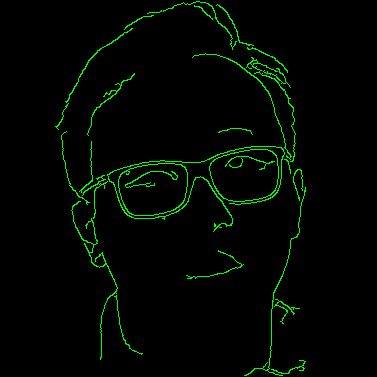
#> input picture src/edges/robert.png, 377 x 377 px
$ python pathGeneration.py edges/robert.png edges/robert.png edges/robert.png   (older library calls are emulated)
#> lines starting #> are read from the running program, lines starting #| are printed output that depends on the picture; after the words box and inside, x2 and y2 are one past the last pixel; in counts of white or black regions, pixels touching at a corner belong together
import cv2
import numpy as np
import json
import sys
from functools import reduce
import time

MAX = 0

def calculateDist(point0,point1):

    return (point1[0]-point0[0])**2 + (point1[1]-point0[1])**2

## Inputs:
#   Nodes: a vector of [start_point end_point] of all lines in found contour
#   loc: current position
#   side: begin side( 0 ) or end side( 1 )
def bestRouteHelper(nodes, availIndices, currIndex, currSubIndex, route, cumDist):
    n = len(availIndices)
    #Base Case: nodes is empty (all nodes added to route)
    if n == 0:
        return cumDist
    minDist         = MAX
    minNextIndexOfIndex    = None
    minNextSubIndex = None

    #find next closest node
    for i in range(n):
        nextIndex = availIndices[i]
        for nextSubIndex in (0,1):
            d = calculateDist(nodes[currIndex][1-currSubIndex], nodes[nextIndex][nextSubIndex])
            if d < minDist:
                minDist = d
                minNextIndexOfIndex = i
                minNextSubIndex = nextSubIndex


    minNextIndex = availIndices.pop(minNextIndexOfIndex)
    route.append((minNextIndex,minNextSubIndex))
    cumDist += minDist
    finalDist = bestRouteHelper(nodes, availIndices, minNextIndex, minNextSubIndex, route, cumDist)
    availIndices.insert(minNextIndexOfIndex, minNextIndex)
    return finalDist

## Input:
# contours: contour output from findContour.
#
# Determines the best order for the robot to traverse through the contours
# in order to minimize distance travelled, and outputs the new contour
# Modifications to contour includes:
# - re-ordering the contours
# - reversing a contour
def bestRoute(contours):
    nodes = []
    n = len(contours)
    min = MAX
    route = None
    indices = list(range(n))
    for i in range(n):
        nodes.append((contours[i][0][0],contours[i][-1][0]))

    for i in range(n):
        currIndex=indices.pop(i)
        for currSubIndex in (0,1):
            routeSoFar = [(currIndex, currSubIndex)]
            d = bestRouteHelper(nodes, indices, currIndex, currSubIndex, routeSoFar, 0)
            if d<min:
                min = d
                route = routeSoFar
        indices.insert(i,currIndex)

    newContours = []
    for i in range(n):
        index,subIndex = route[i]
        if subIndex == 0:
            newContours.append( contours[i] )
        else:
            newContours.append( contours[i][::-1] )
    #print(newContours)
    return newContours

## Inputs:
# image: one color layer of the image. Data type: Matrix
# image_width: width of the image
# image_height: height of the image
#
# This function parses the color layer into vertical lines of consequtive points.
# Then calls bestRoute to return the planned path for drawing

def colorPath(image,image_width,image_height):
    path = []
    line = []
    for col in range(image_width):
        start = 0
        for row in range(image_height): # straight lines from up to down
            if image[row][col]==1: # start and inside the line
                start = 1
                line.append([[row,col]])
            elif image[row][col]==0 and start == 1: # end of line
                # only draw lines that are >=3 pixels. avoiding sharp shapes.
                if len(line)>=3:
                    path.append(line)

                line = []
                start = 0

    # Call same path planning function as contour, since already parsed shape in to lines
    return bestRoute(path)


def main(input_image, output_contour_dir, output_json_dir):
#> called with input_image = 'edges/robert.png', output_contour_dir = 'edges/robert.png', output_json_dir = 'edges/robert.png'
    im = cv2.imread(input_image)
#> im is the input picture: shape (377, 377, 3); mean B, G, R 0, 6.5, 0
    im = cv2.flip(im,0)
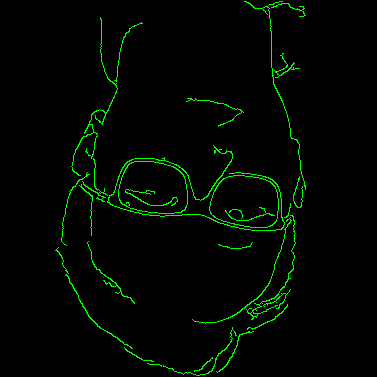
#> im: shape (377, 377, 3); mean B, G, R 0, 6.5, 0
    resize_width = 380
    resize_height = int(im.shape[1] * resize_width / im.shape[0])
#> resize_height = 380
    im = cv2.resize(im, (resize_width, resize_height))
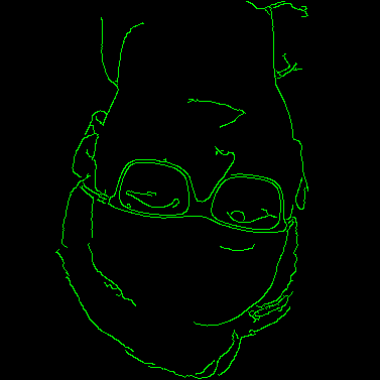
#> im: shape (380, 380, 3); mean B, G, R 0, 6.5, 0
    #gray = cv2.cvtColor(im, cv2.COLOR_BGR2GRAY)
    blurred = cv2.GaussianBlur(im, (3, 3), 1)
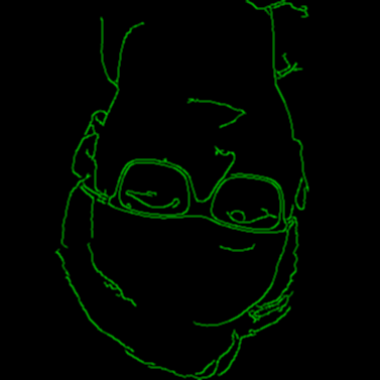
#> blurred: shape (380, 380, 3); mean B, G, R 0, 6.5, 0
    canny = cv2.Canny(blurred, 0, 255)
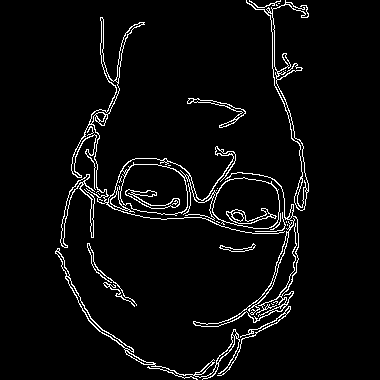
#> canny: shape (380, 380); 4.3% white in thin lines or dots, all inside (x1, y1, x2, y2) = (55, 0, 309, 380)
    ret, thresh = cv2.threshold(canny, 50, 255, 0)
    #contours, hierarchy = cv2.findContours(thresh, cv2.RETR_TREE, cv2.CHAIN_APPROX_SIMPLE)  # Use this for Python2
    im2,contours, hierarchy = cv2.findContours(thresh, cv2.RETR_TREE, cv2.CHAIN_APPROX_SIMPLE)      # Use this for Python3
#> contours = 89 contours, 48 with area under 20; largest, box (x1, y1, x2, y2) and area: (71, 17, 285, 234) 6816, (120, 164, 188, 215) 2770, (212, 177, 280, 229) 2724, (193, 172, 299, 327) 2111, (193, 215, 299, 327) 1844
    ## filter the trivial piece of contours
    filter_size = 5
    i = 0
    while (i < len(contours)):
        if len(contours[i]) < 5:
            del contours[i]
        else:
            i += 1
#> this loop made 89 passes
#> after the loop, i = 75
    ######## find best route #######

    global MAX
    MAX = im.shape[0]**2 + im.shape[1]**2
#> MAX = 288800
    # test contour:
    #temp = [([[1,1]],[[1,1]],[[10,10]]),([[2,2]],[[1,1]],[[1,1]],[[9,9]]),([[3,3]],[[1,1]],[[1,1]],[[8,8]])]
    #newContours = bestRoute(temp)
    contours.sort(key = len, reverse=True)
    top10 = bestRoute(contours[0:10])
#> in bestRoute, `n = len(contours)`: n = 10
#> after the loop in bestRoute, `for i in range(n):`: nodes = [([100, 17], [102, 17]), ([291, 216], [291, 217]), ([246, 0], [246, 1]), ([57, 248], [59, 248]), ([237, 172], [242, 172]), ([288, 306], [290, 306]), ([267, 13], [269, 15]), ([86, 174], [89, 174]), ([87, 243], [89, 243]), ([100, 18], [100, 20])]
#> the loop in bestRoute, `for i in range(n):` made 10 passes
    remain = bestRoute(contours[10:])
    newContours = top10 + remain
    # example call of color path planning:
    #contours = def colorPath(im[0],image_width,image_height):

    ######## output contours as JSON file #######

    # find the max position to normalize the positions
    max_pos = 0
    for l in newContours:
        for p in l:
            p1 = p[0]
            if p1[0] > max_pos:
                max_pos = p1[0]
            if p1[1] > max_pos:
                max_pos = p1[1]
#> this loop made 75 passes

    # build JSON object
    outputJSON = {}
    outputJSON['version'] = '1.0.0'
    sequence = []
    for l in newContours:
        cell = {}
        cell['tool'] = 0
        points = []
        for p in l:
            p1 = p[0]
            points.append([float(p1[0])/max_pos, float(p1[1])/max_pos])
        cell['points'] = points
        sequence.append(cell)
    outputJSON['sequence'] = sequence

    with open(output_json_dir, 'w') as outfile:
        json.dump(outputJSON, outfile)

    # [15 lines of commented-out code are left out]
    output = np.zeros(im.shape, np.uint8)
    cv2.drawContours(output, newContours, -1, (0, 255, 0), 1)
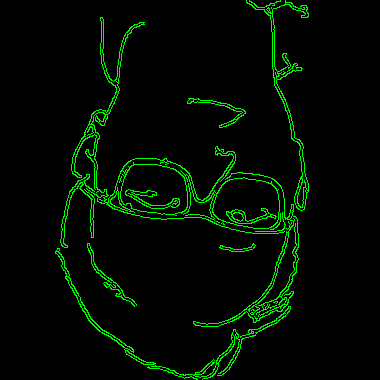
#> output: shape (380, 380, 3); mean of channels 0, 1, 2 0, 11, 0; drawn as B, G, R
    # [4 lines of commented-out code are left out]
    cv2.imwrite(output_contour_dir, output)

    return 0


if __name__ == "__main__":
    if len(sys.argv) == 4:
        sys.exit(main(sys.argv[1], sys.argv[2], sys.argv[3]))
#> (the program exits here)
